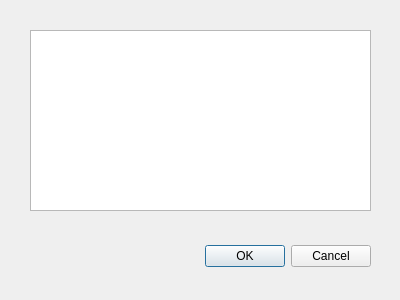
<?xml version="1.0" encoding="UTF-8"?>
<ui version="4.0">
 <class>MessageDialog</class>
 <widget class="QDialog" name="MessageDialog">
  <property name="geometry">
   <rect>
    <x>0</x>
    <y>0</y>
    <width>400</width>
    <height>300</height>
   </rect>
  </property>
  <property name="windowTitle">
   <string>Dialog</string>
  </property>
  <widget class="QDialogButtonBox" name="buttonBox">
   <property name="geometry">
    <rect>
     <x>30</x>
     <y>240</y>
     <width>341</width>
     <height>32</height>
    </rect>
   </property>
   <property name="orientation">
    <enum>Qt::Horizontal</enum>
   </property>
   <property name="standardButtons">
    <set>QDialogButtonBox::Cancel|QDialogButtonBox::Ok</set>
   </property>
  </widget>
  <widget class="QPlainTextEdit" name="plainTextEdit">
   <property name="geometry">
    <rect>
     <x>30</x>
     <y>30</y>
     <width>341</width>
     <height>181</height>
    </rect>
   </property>
  </widget>
 </widget>
 <resources/>
 <connections>
  <connection>
   <sender>buttonBox</sender>
   <signal>accepted()</signal>
   <receiver>MessageDialog</receiver>
   <slot>accept()</slot>
   <hints>
    <hint type="sourcelabel">
     <x>248</x>
     <y>254</y>
    </hint>
    <hint type="destinationlabel">
     <x>157</x>
     <y>274</y>
    </hint>
   </hints>
  </connection>
  <connection>
   <sender>buttonBox</sender>
   <signal>rejected()</signal>
   <receiver>MessageDialog</receiver>
   <slot>reject()</slot>
   <hints>
    <hint type="sourcelabel">
     <x>316</x>
     <y>260</y>
    </hint>
    <hint type="destinationlabel">
     <x>286</x>
     <y>274</y>
    </hint>
   </hints>
  </connection>
 </connections>
</ui>
